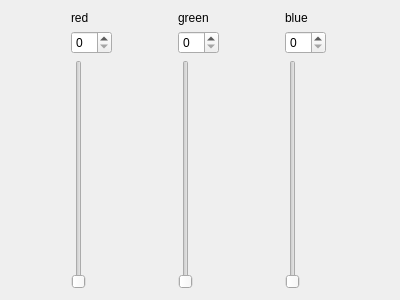
<?xml version="1.0" encoding="UTF-8"?>
<ui version="4.0">
 <class>Form</class>
 <widget class="QWidget" name="Form">
  <property name="geometry">
   <rect>
    <x>0</x>
    <y>0</y>
    <width>400</width>
    <height>300</height>
   </rect>
  </property>
  <property name="windowTitle">
   <string>Form</string>
  </property>
  <layout class="QGridLayout" name="gridLayout_4">
   <item row="0" column="0">
    <layout class="QGridLayout" name="gridLayout">
     <item row="0" column="0">
      <widget class="QLabel" name="label">
       <property name="text">
        <string>red</string>
       </property>
      </widget>
     </item>
     <item row="1" column="0">
      <widget class="QSpinBox" name="spinBox"/>
     </item>
     <item row="2" column="0">
      <widget class="QSlider" name="verticalSlider">
       <property name="orientation">
        <enum>Qt::Vertical</enum>
       </property>
      </widget>
     </item>
    </layout>
   </item>
   <item row="0" column="1">
    <layout class="QGridLayout" name="gridLayout_2">
     <item row="0" column="0">
      <widget class="QLabel" name="label_4">
       <property name="text">
        <string>green</string>
       </property>
      </widget>
     </item>
     <item row="1" column="0">
      <widget class="QSpinBox" name="spinBox_4"/>
     </item>
     <item row="2" column="0">
      <widget class="QSlider" name="verticalSlider_4">
       <property name="orientation">
        <enum>Qt::Vertical</enum>
       </property>
      </widget>
     </item>
    </layout>
   </item>
   <item row="0" column="2">
    <layout class="QGridLayout" name="gridLayout_3">
     <item row="1" column="0">
      <widget class="QSpinBox" name="spinBox_5"/>
     </item>
     <item row="2" column="0">
      <widget class="QSlider" name="verticalSlider_5">
       <property name="orientation">
        <enum>Qt::Vertical</enum>
       </property>
      </widget>
     </item>
     <item row="0" column="0">
      <widget class="QLabel" name="label_5">
       <property name="text">
        <string>blue</string>
       </property>
      </widget>
     </item>
    </layout>
   </item>
  </layout>
 </widget>
 <resources/>
 <connections>
  <connection>
   <sender>verticalSlider</sender>
   <signal>valueChanged(int)</signal>
   <receiver>spinBox</receiver>
   <slot>setValue(int)</slot>
   <hints>
    <hint type="sourcelabel">
     <x>59</x>
     <y>150</y>
    </hint>
    <hint type="destinationlabel">
     <x>70</x>
     <y>35</y>
    </hint>
   </hints>
  </connection>
  <connection>
   <sender>verticalSlider_4</sender>
   <signal>valueChanged(int)</signal>
   <receiver>spinBox_4</receiver>
   <slot>setValue(int)</slot>
   <hints>
    <hint type="sourcelabel">
     <x>188</x>
     <y>225</y>
    </hint>
    <hint type="destinationlabel">
     <x>196</x>
     <y>36</y>
    </hint>
   </hints>
  </connection>
  <connection>
   <sender>verticalSlider_5</sender>
   <signal>valueChanged(int)</signal>
   <receiver>spinBox_5</receiver>
   <slot>setValue(int)</slot>
   <hints>
    <hint type="sourcelabel">
     <x>315</x>
     <y>184</y>
    </hint>
    <hint type="destinationlabel">
     <x>340</x>
     <y>40</y>
    </hint>
   </hints>
  </connection>
  <connection>
   <sender>spinBox</sender>
   <signal>valueChanged(int)</signal>
   <receiver>verticalSlider</receiver>
   <slot>setValue(int)</slot>
   <hints>
    <hint type="sourcelabel">
     <x>57</x>
     <y>32</y>
    </hint>
    <hint type="destinationlabel">
     <x>56</x>
     <y>116</y>
    </hint>
   </hints>
  </connection>
  <connection>
   <sender>spinBox_4</sender>
   <signal>valueChanged(int)</signal>
   <receiver>verticalSlider_4</receiver>
   <slot>setValue(int)</slot>
   <hints>
    <hint type="sourcelabel">
     <x>186</x>
     <y>36</y>
    </hint>
    <hint type="destinationlabel">
     <x>184</x>
     <y>88</y>
    </hint>
   </hints>
  </connection>
  <connection>
   <sender>spinBox_5</sender>
   <signal>valueChanged(int)</signal>
   <receiver>verticalSlider_5</receiver>
   <slot>setValue(int)</slot>
   <hints>
    <hint type="sourcelabel">
     <x>317</x>
     <y>34</y>
    </hint>
    <hint type="destinationlabel">
     <x>312</x>
     <y>72</y>
    </hint>
   </hints>
  </connection>
 </connections>
</ui>
